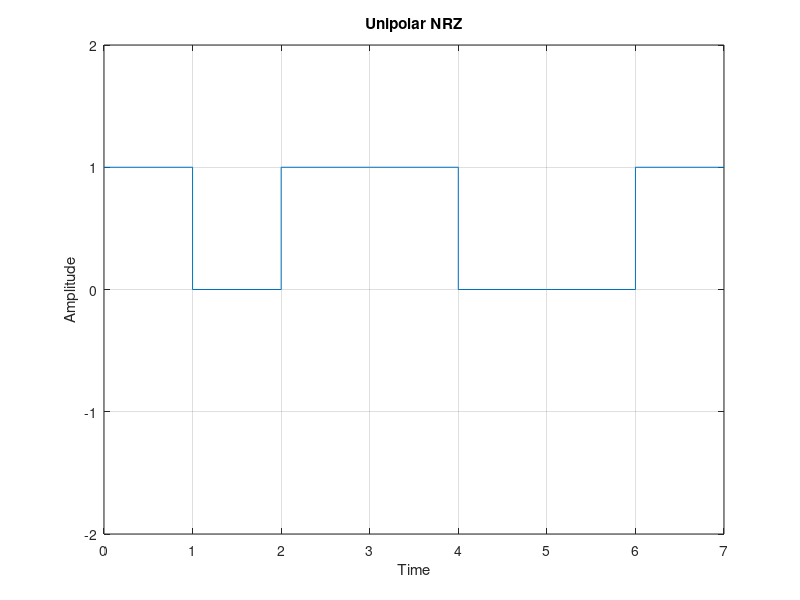

Write the MATLAB code that produced this figure.
m = [1 0 1 1 0 0 1];
n = length(m);
x = [];
y = [];

for i = 1:n
    x = [x i - 1 i];
    if (m(i) == 0)
        y = [y 0 0];
    else
        y = [y 1 1];
    end
end

figure;
plot(x, y);
axis([0, n, -2, 2]);
title('Unipolar NRZ');
xlabel('Time');
ylabel('Amplitude');
grid on;
